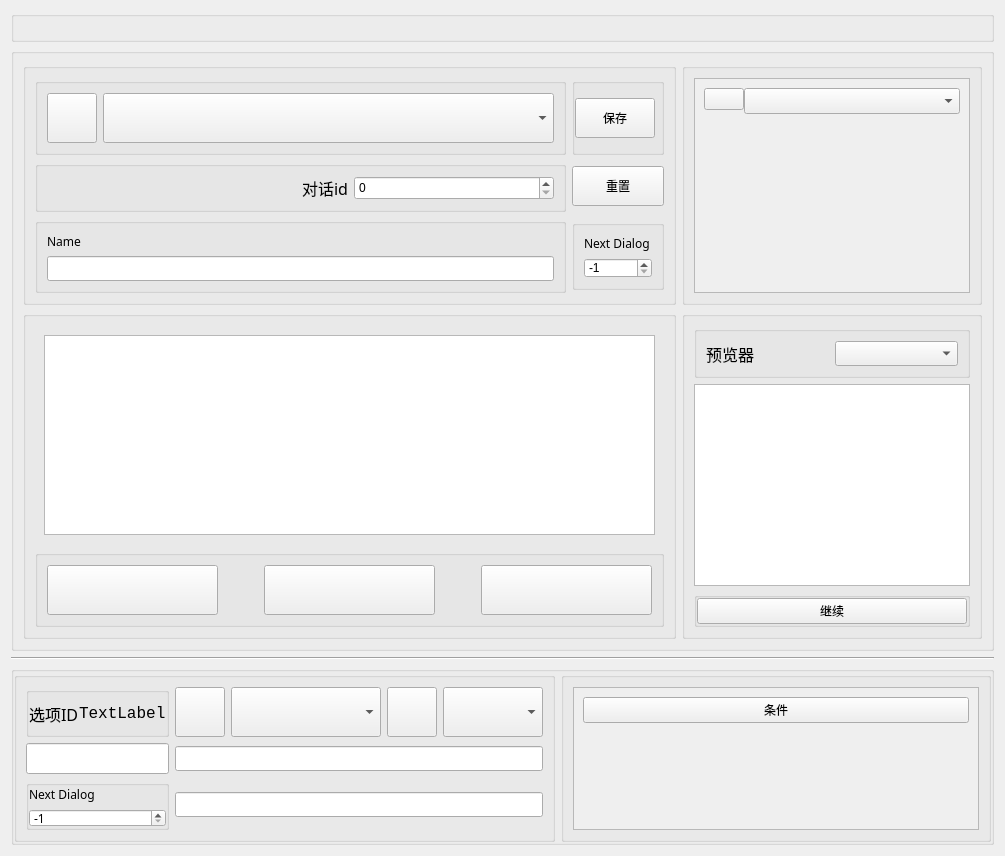
<?xml version="1.0" encoding="UTF-8"?>
<ui version="4.0">
 <class>Form</class>
 <widget class="QWidget" name="Form">
  <property name="geometry">
   <rect>
    <x>0</x>
    <y>0</y>
    <width>1005</width>
    <height>702</height>
   </rect>
  </property>
  <property name="windowTitle">
   <string>Form</string>
  </property>
  <layout class="QGridLayout" name="gridLayout_5">
   <item row="3" column="0">
    <widget class="Line" name="line">
     <property name="orientation">
      <enum>Qt::Horizontal</enum>
     </property>
    </widget>
   </item>
   <item row="0" column="0">
    <widget class="QGroupBox" name="menuBox">
     <property name="title">
      <string/>
     </property>
     <layout class="QHBoxLayout" name="horizontalLayout_5">
      <item>
       <spacer name="verticalSpacer_4">
        <property name="orientation">
         <enum>Qt::Vertical</enum>
        </property>
        <property name="sizeType">
         <enum>QSizePolicy::Preferred</enum>
        </property>
        <property name="sizeHint" stdset="0">
         <size>
          <width>20</width>
          <height>20</height>
         </size>
        </property>
       </spacer>
      </item>
     </layout>
    </widget>
   </item>
   <item row="1" column="0">
    <widget class="QGroupBox" name="DialogBox">
     <property name="title">
      <string/>
     </property>
     <layout class="QGridLayout" name="gridLayout_4">
      <item row="1" column="1">
       <widget class="QGroupBox" name="groupBox_2">
        <property name="sizePolicy">
         <sizepolicy hsizetype="Expanding" vsizetype="Expanding">
          <horstretch>0</horstretch>
          <verstretch>1</verstretch>
         </sizepolicy>
        </property>
        <property name="minimumSize">
         <size>
          <width>300</width>
          <height>0</height>
         </size>
        </property>
        <property name="title">
         <string/>
        </property>
        <layout class="QGridLayout" name="gridLayout_3">
         <item row="2" column="0">
          <widget class="QGroupBox" name="groupBox_4">
           <property name="title">
            <string/>
           </property>
           <layout class="QHBoxLayout" name="horizontalLayout_8">
            <property name="spacing">
             <number>0</number>
            </property>
            <property name="leftMargin">
             <number>0</number>
            </property>
            <property name="topMargin">
             <number>0</number>
            </property>
            <property name="rightMargin">
             <number>0</number>
            </property>
            <property name="bottomMargin">
             <number>0</number>
            </property>
            <item>
             <widget class="DropDownPushButton" name="continueButton">
              <property name="font">
               <font>
                <family>VonwaonBitmap 16px</family>
               </font>
              </property>
              <property name="text">
               <string>继续</string>
              </property>
             </widget>
            </item>
           </layout>
          </widget>
         </item>
         <item row="1" column="0">
          <widget class="TextBrowser" name="previewBrowser">
           <property name="font">
            <font>
             <family>VonwaonBitmap 16px</family>
            </font>
           </property>
          </widget>
         </item>
         <item row="0" column="0">
          <widget class="QGroupBox" name="groupBox_3">
           <property name="title">
            <string/>
           </property>
           <layout class="QHBoxLayout" name="horizontalLayout_2">
            <item>
             <widget class="SubtitleLabel" name="label_5">
              <property name="font">
               <font>
                <family>VonwaonBitmap 16px</family>
                <pointsize>12</pointsize>
               </font>
              </property>
              <property name="text">
               <string>预览器</string>
              </property>
             </widget>
            </item>
            <item>
             <widget class="ComboBox" name="startBox">
              <property name="font">
               <font>
                <family>VonwaonBitmap 16px</family>
               </font>
              </property>
             </widget>
            </item>
           </layout>
          </widget>
         </item>
        </layout>
       </widget>
      </item>
      <item row="0" column="0">
       <widget class="QGroupBox" name="DialogEditBox">
        <property name="sizePolicy">
         <sizepolicy hsizetype="Preferred" vsizetype="Preferred">
          <horstretch>1</horstretch>
          <verstretch>0</verstretch>
         </sizepolicy>
        </property>
        <property name="title">
         <string/>
        </property>
        <layout class="QGridLayout" name="gridLayout">
         <item row="1" column="3">
          <widget class="QGroupBox" name="saveBox">
           <property name="title">
            <string/>
           </property>
           <layout class="QVBoxLayout" name="verticalLayout_7">
            <property name="spacing">
             <number>0</number>
            </property>
            <property name="leftMargin">
             <number>0</number>
            </property>
            <property name="topMargin">
             <number>0</number>
            </property>
            <property name="rightMargin">
             <number>6</number>
            </property>
            <property name="bottomMargin">
             <number>0</number>
            </property>
            <item>
             <widget class="PushButton" name="saveDialogButton">
              <property name="minimumSize">
               <size>
                <width>0</width>
                <height>40</height>
               </size>
              </property>
              <property name="font">
               <font>
                <family>微软雅黑</family>
               </font>
              </property>
              <property name="toolTip">
               <string>保存当前显示的数据</string>
              </property>
              <property name="text">
               <string>保存</string>
              </property>
             </widget>
            </item>
           </layout>
          </widget>
         </item>
         <item row="3" column="1">
          <widget class="QGroupBox" name="NameBox">
           <property name="title">
            <string/>
           </property>
           <layout class="QVBoxLayout" name="verticalLayout">
            <item>
             <widget class="SubtitleLabel" name="label">
              <property name="font">
               <font>
                <family>VonwaonBitmap 16px</family>
               </font>
              </property>
              <property name="text">
               <string>Name</string>
              </property>
             </widget>
            </item>
            <item>
             <widget class="StackedLineEdit" name="characterName">
              <property name="font">
               <font>
                <family>VonwaonBitmap 16px</family>
               </font>
              </property>
              <property name="text">
               <string/>
              </property>
              <property name="alignment">
               <set>Qt::AlignLeading|Qt::AlignLeft|Qt::AlignVCenter</set>
              </property>
             </widget>
            </item>
           </layout>
          </widget>
         </item>
         <item row="1" column="1">
          <widget class="QGroupBox" name="DialogSelectBox">
           <property name="title">
            <string/>
           </property>
           <layout class="QHBoxLayout" name="horizontalLayout_3">
            <item>
             <widget class="TransparentToolButton" name="clearDialogButton">
              <property name="sizePolicy">
               <sizepolicy hsizetype="Expanding" vsizetype="Fixed">
                <horstretch>0</horstretch>
                <verstretch>0</verstretch>
               </sizepolicy>
              </property>
              <property name="minimumSize">
               <size>
                <width>20</width>
                <height>50</height>
               </size>
              </property>
              <property name="maximumSize">
               <size>
                <width>50</width>
                <height>50</height>
               </size>
              </property>
              <property name="font">
               <font>
                <family>Consolas</family>
                <pointsize>16</pointsize>
                <weight>75</weight>
                <bold>true</bold>
               </font>
              </property>
              <property name="toolTip">
               <string>删除当前分类</string>
              </property>
              <property name="text">
               <string/>
              </property>
              <property name="iconSize">
               <size>
                <width>16</width>
                <height>16</height>
               </size>
              </property>
             </widget>
            </item>
            <item>
             <widget class="ComboBox" name="dialogComboBox">
              <property name="sizePolicy">
               <sizepolicy hsizetype="Expanding" vsizetype="Expanding">
                <horstretch>0</horstretch>
                <verstretch>0</verstretch>
               </sizepolicy>
              </property>
              <property name="minimumSize">
               <size>
                <width>50</width>
                <height>50</height>
               </size>
              </property>
              <property name="maximumSize">
               <size>
                <width>16777215</width>
                <height>50</height>
               </size>
              </property>
              <property name="font">
               <font>
                <family>Consolas</family>
                <pointsize>12</pointsize>
               </font>
              </property>
             </widget>
            </item>
           </layout>
          </widget>
         </item>
         <item row="2" column="1">
          <widget class="QGroupBox" name="DialogIDBox">
           <property name="title">
            <string/>
           </property>
           <layout class="QHBoxLayout" name="horizontalLayout_4">
            <item>
             <widget class="SubtitleLabel" name="label_4">
              <property name="font">
               <font>
                <family>VonwaonBitmap 16px</family>
                <pointsize>12</pointsize>
               </font>
              </property>
              <property name="text">
               <string>对话id</string>
              </property>
              <property name="alignment">
               <set>Qt::AlignRight|Qt::AlignTrailing|Qt::AlignVCenter</set>
              </property>
             </widget>
            </item>
            <item>
             <widget class="SpinBox" name="dialogSpinBox">
              <property name="sizePolicy">
               <sizepolicy hsizetype="Expanding" vsizetype="Expanding">
                <horstretch>0</horstretch>
                <verstretch>0</verstretch>
               </sizepolicy>
              </property>
              <property name="maximumSize">
               <size>
                <width>200</width>
                <height>16777215</height>
               </size>
              </property>
              <property name="maximum">
               <number>999999999</number>
              </property>
             </widget>
            </item>
           </layout>
          </widget>
         </item>
         <item row="3" column="3">
          <widget class="QGroupBox" name="groupBox_8">
           <property name="maximumSize">
            <size>
             <width>16777215</width>
             <height>70</height>
            </size>
           </property>
           <property name="title">
            <string/>
           </property>
           <layout class="QVBoxLayout" name="verticalLayout_3">
            <item>
             <widget class="SubtitleLabel" name="label_3">
              <property name="font">
               <font>
                <family>VonwaonBitmap 16px</family>
               </font>
              </property>
              <property name="text">
               <string>Next Dialog</string>
              </property>
             </widget>
            </item>
            <item>
             <widget class="SpinBox" name="nextDialogBox">
              <property name="sizePolicy">
               <sizepolicy hsizetype="Fixed" vsizetype="Expanding">
                <horstretch>0</horstretch>
                <verstretch>0</verstretch>
               </sizepolicy>
              </property>
              <property name="maximumSize">
               <size>
                <width>200</width>
                <height>16777215</height>
               </size>
              </property>
              <property name="minimum">
               <number>-1</number>
              </property>
              <property name="maximum">
               <number>999999999</number>
              </property>
              <property name="value">
               <number>-1</number>
              </property>
             </widget>
            </item>
           </layout>
          </widget>
         </item>
         <item row="2" column="3">
          <widget class="PushButton" name="resetDialogButton">
           <property name="minimumSize">
            <size>
             <width>0</width>
             <height>40</height>
            </size>
           </property>
           <property name="font">
            <font>
             <family>微软雅黑</family>
            </font>
           </property>
           <property name="toolTip">
            <string>重置为保存前的数据</string>
           </property>
           <property name="text">
            <string>重置</string>
           </property>
          </widget>
         </item>
        </layout>
       </widget>
      </item>
      <item row="0" column="1">
       <widget class="QGroupBox" name="AddOptionBox">
        <property name="title">
         <string/>
        </property>
        <layout class="QVBoxLayout" name="verticalLayout_8">
         <item>
          <widget class="SmoothScrollArea" name="scrollArea">
           <property name="sizePolicy">
            <sizepolicy hsizetype="Expanding" vsizetype="Expanding">
             <horstretch>0</horstretch>
             <verstretch>2</verstretch>
            </sizepolicy>
           </property>
           <property name="widgetResizable">
            <bool>true</bool>
           </property>
           <widget class="QWidget" name="optionForm">
            <property name="geometry">
             <rect>
              <x>0</x>
              <y>0</y>
              <width>284</width>
              <height>156</height>
             </rect>
            </property>
            <property name="autoFillBackground">
             <bool>true</bool>
            </property>
            <layout class="QFormLayout" name="formLayout">
             <property name="labelAlignment">
              <set>Qt::AlignLeading|Qt::AlignLeft|Qt::AlignTop</set>
             </property>
             <property name="horizontalSpacing">
              <number>0</number>
             </property>
             <property name="verticalSpacing">
              <number>0</number>
             </property>
             <item row="1" column="1">
              <widget class="ComboBox" name="allOptionsComboBox">
               <property name="font">
                <font>
                 <family>VonwaonBitmap 16px</family>
                 <pointsize>10</pointsize>
                </font>
               </property>
              </widget>
             </item>
             <item row="1" column="0">
              <widget class="TransparentToolButton" name="addOptionButton">
               <property name="text">
                <string/>
               </property>
              </widget>
             </item>
            </layout>
           </widget>
          </widget>
         </item>
        </layout>
       </widget>
      </item>
      <item row="1" column="0">
       <widget class="QGroupBox" name="TextEditBox">
        <property name="sizePolicy">
         <sizepolicy hsizetype="Preferred" vsizetype="Expanding">
          <horstretch>0</horstretch>
          <verstretch>1</verstretch>
         </sizepolicy>
        </property>
        <property name="minimumSize">
         <size>
          <width>300</width>
          <height>0</height>
         </size>
        </property>
        <property name="title">
         <string/>
        </property>
        <layout class="QVBoxLayout" name="verticalLayout_5">
         <item>
          <widget class="QStackedWidget" name="stackedWidget">
           <property name="currentIndex">
            <number>0</number>
           </property>
           <widget class="QWidget" name="page">
            <layout class="QVBoxLayout" name="verticalLayout_4">
             <item>
              <widget class="EditorPlainTextEdit" name="dialogTextEdit">
               <property name="sizePolicy">
                <sizepolicy hsizetype="Expanding" vsizetype="Expanding">
                 <horstretch>0</horstretch>
                 <verstretch>1</verstretch>
                </sizepolicy>
               </property>
               <property name="minimumSize">
                <size>
                 <width>0</width>
                 <height>200</height>
                </size>
               </property>
               <property name="font">
                <font>
                 <family>VonwaonBitmap 16px</family>
                 <pointsize>12</pointsize>
                </font>
               </property>
              </widget>
             </item>
            </layout>
           </widget>
           <widget class="QWidget" name="page_2">
            <layout class="QVBoxLayout" name="verticalLayout_6">
             <item>
              <widget class="TextBrowser" name="dialogBrowser"/>
             </item>
            </layout>
           </widget>
          </widget>
         </item>
         <item>
          <widget class="QGroupBox" name="groupBox">
           <property name="sizePolicy">
            <sizepolicy hsizetype="Preferred" vsizetype="Fixed">
             <horstretch>0</horstretch>
             <verstretch>0</verstretch>
            </sizepolicy>
           </property>
           <property name="title">
            <string/>
           </property>
           <layout class="QHBoxLayout" name="horizontalLayout_7">
            <item>
             <widget class="TransparentToolButton" name="lastDialogButton">
              <property name="minimumSize">
               <size>
                <width>0</width>
                <height>50</height>
               </size>
              </property>
              <property name="font">
               <font>
                <family>VonwaonBitmap 16px</family>
               </font>
              </property>
              <property name="text">
               <string/>
              </property>
             </widget>
            </item>
            <item>
             <spacer name="horizontalSpacer_5">
              <property name="orientation">
               <enum>Qt::Horizontal</enum>
              </property>
              <property name="sizeType">
               <enum>QSizePolicy::Preferred</enum>
              </property>
              <property name="sizeHint" stdset="0">
               <size>
                <width>40</width>
                <height>20</height>
               </size>
              </property>
             </spacer>
            </item>
            <item>
             <widget class="TransparentToolButton" name="renderDialogButton">
              <property name="minimumSize">
               <size>
                <width>0</width>
                <height>50</height>
               </size>
              </property>
              <property name="font">
               <font>
                <family>VonwaonBitmap 16px</family>
               </font>
              </property>
              <property name="text">
               <string/>
              </property>
             </widget>
            </item>
            <item>
             <spacer name="horizontalSpacer_6">
              <property name="orientation">
               <enum>Qt::Horizontal</enum>
              </property>
              <property name="sizeType">
               <enum>QSizePolicy::Preferred</enum>
              </property>
              <property name="sizeHint" stdset="0">
               <size>
                <width>40</width>
                <height>20</height>
               </size>
              </property>
             </spacer>
            </item>
            <item>
             <widget class="TransparentToolButton" name="nextDialogButton">
              <property name="minimumSize">
               <size>
                <width>0</width>
                <height>50</height>
               </size>
              </property>
              <property name="font">
               <font>
                <family>VonwaonBitmap 16px</family>
               </font>
              </property>
              <property name="text">
               <string/>
              </property>
             </widget>
            </item>
           </layout>
          </widget>
         </item>
        </layout>
       </widget>
      </item>
     </layout>
    </widget>
   </item>
   <item row="4" column="0">
    <widget class="QGroupBox" name="groupBox_7">
     <property name="minimumSize">
      <size>
       <width>500</width>
       <height>0</height>
      </size>
     </property>
     <property name="title">
      <string/>
     </property>
     <layout class="QHBoxLayout" name="horizontalLayout_10">
      <property name="leftMargin">
       <number>0</number>
      </property>
      <property name="topMargin">
       <number>0</number>
      </property>
      <property name="rightMargin">
       <number>0</number>
      </property>
      <property name="bottomMargin">
       <number>0</number>
      </property>
      <item>
       <widget class="QGroupBox" name="OptionEditBox">
        <property name="font">
         <font>
          <family>VonwaonBitmap 16px</family>
         </font>
        </property>
        <property name="title">
         <string/>
        </property>
        <layout class="QGridLayout" name="gridLayout_2">
         <item row="0" column="2">
          <widget class="TransparentToolButton" name="clearOptionButton">
           <property name="enabled">
            <bool>true</bool>
           </property>
           <property name="sizePolicy">
            <sizepolicy hsizetype="Expanding" vsizetype="Preferred">
             <horstretch>0</horstretch>
             <verstretch>0</verstretch>
            </sizepolicy>
           </property>
           <property name="minimumSize">
            <size>
             <width>20</width>
             <height>50</height>
            </size>
           </property>
           <property name="maximumSize">
            <size>
             <width>50</width>
             <height>50</height>
            </size>
           </property>
           <property name="font">
            <font>
             <family>Consolas</family>
             <pointsize>16</pointsize>
             <weight>50</weight>
             <bold>false</bold>
            </font>
           </property>
           <property name="toolTip">
            <string>删除当前项</string>
           </property>
           <property name="text">
            <string/>
           </property>
           <property name="iconSize">
            <size>
             <width>16</width>
             <height>16</height>
            </size>
           </property>
          </widget>
         </item>
         <item row="2" column="1">
          <widget class="QGroupBox" name="nextDialog">
           <property name="sizePolicy">
            <sizepolicy hsizetype="Preferred" vsizetype="Preferred">
             <horstretch>0</horstretch>
             <verstretch>0</verstretch>
            </sizepolicy>
           </property>
           <property name="maximumSize">
            <size>
             <width>16777215</width>
             <height>50</height>
            </size>
           </property>
           <property name="title">
            <string/>
           </property>
           <layout class="QVBoxLayout" name="verticalLayout_2">
            <property name="leftMargin">
             <number>0</number>
            </property>
            <property name="topMargin">
             <number>0</number>
            </property>
            <property name="rightMargin">
             <number>0</number>
            </property>
            <property name="bottomMargin">
             <number>0</number>
            </property>
            <item>
             <widget class="SubtitleLabel" name="label_2">
              <property name="sizePolicy">
               <sizepolicy hsizetype="Preferred" vsizetype="Fixed">
                <horstretch>0</horstretch>
                <verstretch>0</verstretch>
               </sizepolicy>
              </property>
              <property name="font">
               <font>
                <family>VonwaonBitmap 16px</family>
               </font>
              </property>
              <property name="text">
               <string>Next Dialog</string>
              </property>
             </widget>
            </item>
            <item>
             <widget class="SpinBox" name="optionNextBox">
              <property name="sizePolicy">
               <sizepolicy hsizetype="Fixed" vsizetype="Preferred">
                <horstretch>0</horstretch>
                <verstretch>0</verstretch>
               </sizepolicy>
              </property>
              <property name="maximumSize">
               <size>
                <width>200</width>
                <height>16777215</height>
               </size>
              </property>
              <property name="minimum">
               <number>-1</number>
              </property>
              <property name="maximum">
               <number>999999999</number>
              </property>
              <property name="value">
               <number>-1</number>
              </property>
             </widget>
            </item>
           </layout>
          </widget>
         </item>
         <item row="1" column="2" colspan="4">
          <widget class="StackedLineEdit" name="optionLineEdit">
           <property name="sizePolicy">
            <sizepolicy hsizetype="Expanding" vsizetype="Fixed">
             <horstretch>1</horstretch>
             <verstretch>0</verstretch>
            </sizepolicy>
           </property>
           <property name="maximumSize">
            <size>
             <width>16777215</width>
             <height>16777215</height>
            </size>
           </property>
          </widget>
         </item>
         <item row="0" column="3">
          <widget class="ComboBox" name="optionComboBox">
           <property name="sizePolicy">
            <sizepolicy hsizetype="Expanding" vsizetype="Preferred">
             <horstretch>1</horstretch>
             <verstretch>0</verstretch>
            </sizepolicy>
           </property>
           <property name="minimumSize">
            <size>
             <width>150</width>
             <height>50</height>
            </size>
           </property>
           <property name="maximumSize">
            <size>
             <width>16777215</width>
             <height>50</height>
            </size>
           </property>
           <property name="font">
            <font>
             <family>Consolas</family>
             <pointsize>12</pointsize>
            </font>
           </property>
          </widget>
         </item>
         <item row="1" column="1">
          <widget class="ButtonLineEdit" name="optionCommentEdit">
           <property name="sizePolicy">
            <sizepolicy hsizetype="Expanding" vsizetype="Fixed">
             <horstretch>0</horstretch>
             <verstretch>0</verstretch>
            </sizepolicy>
           </property>
           <property name="minimumSize">
            <size>
             <width>100</width>
             <height>0</height>
            </size>
           </property>
           <property name="maximumSize">
            <size>
             <width>16777215</width>
             <height>50</height>
            </size>
           </property>
           <property name="font">
            <font>
             <family>VonwaonBitmap 16px</family>
             <pointsize>12</pointsize>
            </font>
           </property>
           <property name="alignment">
            <set>Qt::AlignRight|Qt::AlignTrailing|Qt::AlignVCenter</set>
           </property>
          </widget>
         </item>
         <item row="2" column="2" colspan="4">
          <widget class="StackedLineEdit" name="tipLineEdit">
           <property name="sizePolicy">
            <sizepolicy hsizetype="Expanding" vsizetype="Fixed">
             <horstretch>1</horstretch>
             <verstretch>0</verstretch>
            </sizepolicy>
           </property>
           <property name="maximumSize">
            <size>
             <width>16777215</width>
             <height>16777215</height>
            </size>
           </property>
          </widget>
         </item>
         <item row="0" column="5">
          <widget class="ComboBox" name="AlignComboBox">
           <property name="sizePolicy">
            <sizepolicy hsizetype="Expanding" vsizetype="Preferred">
             <horstretch>1</horstretch>
             <verstretch>0</verstretch>
            </sizepolicy>
           </property>
           <property name="minimumSize">
            <size>
             <width>100</width>
             <height>50</height>
            </size>
           </property>
           <property name="maximumSize">
            <size>
             <width>16777215</width>
             <height>50</height>
            </size>
           </property>
           <property name="font">
            <font>
             <family>VonwaonBitmap 16px</family>
             <pointsize>12</pointsize>
            </font>
           </property>
          </widget>
         </item>
         <item row="0" column="4">
          <widget class="TransparentToolButton" name="createOptionButton">
           <property name="sizePolicy">
            <sizepolicy hsizetype="Expanding" vsizetype="Preferred">
             <horstretch>0</horstretch>
             <verstretch>0</verstretch>
            </sizepolicy>
           </property>
           <property name="minimumSize">
            <size>
             <width>50</width>
             <height>0</height>
            </size>
           </property>
           <property name="text">
            <string/>
           </property>
          </widget>
         </item>
         <item row="0" column="1">
          <widget class="QGroupBox" name="groupBox_5">
           <property name="title">
            <string/>
           </property>
           <layout class="QHBoxLayout" name="horizontalLayout">
            <property name="spacing">
             <number>0</number>
            </property>
            <property name="leftMargin">
             <number>0</number>
            </property>
            <property name="topMargin">
             <number>0</number>
            </property>
            <property name="rightMargin">
             <number>0</number>
            </property>
            <property name="bottomMargin">
             <number>0</number>
            </property>
            <item>
             <widget class="SubtitleLabel" name="label_6">
              <property name="font">
               <font>
                <family>VonwaonBitmap 16px</family>
                <pointsize>12</pointsize>
               </font>
              </property>
              <property name="text">
               <string>选项ID</string>
              </property>
             </widget>
            </item>
            <item>
             <widget class="SubtitleLabel" name="optionIDLabel">
              <property name="font">
               <font>
                <family>Consolas</family>
                <pointsize>12</pointsize>
               </font>
              </property>
              <property name="text">
               <string>TextLabel</string>
              </property>
             </widget>
            </item>
           </layout>
          </widget>
         </item>
        </layout>
       </widget>
      </item>
      <item>
       <widget class="QGroupBox" name="groupBox_6">
        <property name="minimumSize">
         <size>
          <width>350</width>
          <height>0</height>
         </size>
        </property>
        <property name="title">
         <string/>
        </property>
        <layout class="QHBoxLayout" name="horizontalLayout_9">
         <item>
          <widget class="SmoothScrollArea" name="scrollArea_2">
           <property name="sizePolicy">
            <sizepolicy hsizetype="Expanding" vsizetype="Expanding">
             <horstretch>0</horstretch>
             <verstretch>2</verstretch>
            </sizepolicy>
           </property>
           <property name="widgetResizable">
            <bool>true</bool>
           </property>
           <widget class="QWidget" name="conditionForm">
            <property name="geometry">
             <rect>
              <x>0</x>
              <y>0</y>
              <width>468</width>
              <height>139</height>
             </rect>
            </property>
            <property name="autoFillBackground">
             <bool>true</bool>
            </property>
            <layout class="QFormLayout" name="formLayout_2">
             <property name="labelAlignment">
              <set>Qt::AlignLeading|Qt::AlignLeft|Qt::AlignTop</set>
             </property>
             <property name="horizontalSpacing">
              <number>0</number>
             </property>
             <property name="verticalSpacing">
              <number>0</number>
             </property>
             <item row="0" column="1">
              <widget class="DropDownPushButton" name="addConditionButton">
               <property name="font">
                <font>
                 <family>VonwaonBitmap 16px</family>
                </font>
               </property>
               <property name="text">
                <string>条件</string>
               </property>
              </widget>
             </item>
            </layout>
           </widget>
          </widget>
         </item>
        </layout>
       </widget>
      </item>
     </layout>
    </widget>
   </item>
  </layout>
 </widget>
 <customwidgets>
  <customwidget>
   <class>PushButton</class>
   <extends>QPushButton</extends>
   <header>qfluentwidgets</header>
  </customwidget>
  <customwidget>
   <class>ComboBox</class>
   <extends>QComboBox</extends>
   <header>qfluentwidgets</header>
  </customwidget>
  <customwidget>
   <class>ButtonLineEdit</class>
   <extends>QLineEdit</extends>
   <header>EditorWidgets</header>
  </customwidget>
  <customwidget>
   <class>SmoothScrollArea</class>
   <extends>QScrollArea</extends>
   <header location="global">qfluentwidgets</header>
   <container>1</container>
  </customwidget>
  <customwidget>
   <class>SubtitleLabel</class>
   <extends>QLabel</extends>
   <header>qfluentwidgets</header>
  </customwidget>
  <customwidget>
   <class>TransparentToolButton</class>
   <extends>QPushButton</extends>
   <header>qfluentwidgets</header>
  </customwidget>
  <customwidget>
   <class>StackedLineEdit</class>
   <extends>QLineEdit</extends>
   <header>EditorWidgets</header>
  </customwidget>
  <customwidget>
   <class>SpinBox</class>
   <extends>QSpinBox</extends>
   <header>qfluentwidgets</header>
  </customwidget>
  <customwidget>
   <class>TextBrowser</class>
   <extends>QTextBrowser</extends>
   <header>qfluentwidgets</header>
  </customwidget>
  <customwidget>
   <class>EditorPlainTextEdit</class>
   <extends>QPlainTextEdit</extends>
   <header>EditorWidgets</header>
  </customwidget>
  <customwidget>
   <class>DropDownPushButton</class>
   <extends>QPushButton</extends>
   <header location="global">qfluentwidgets</header>
  </customwidget>
 </customwidgets>
 <resources/>
 <connections/>
</ui>
